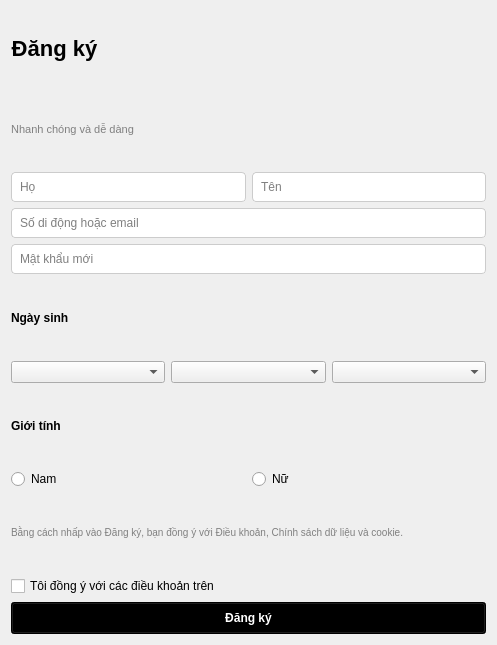
<?xml version="1.0" encoding="UTF-8"?>
<ui version="4.0">
 <class>Form</class>
 <widget class="QWidget" name="Form">
  <property name="geometry">
   <rect>
    <x>0</x>
    <y>0</y>
    <width>497</width>
    <height>645</height>
   </rect>
  </property>
  <property name="styleSheet">
   <string notr="true">
    QLabel#title {
        font-size: 22px;
        font-weight: bold;
    }
    QLabel#subtitle {
        color: gray;
        font-size: 11px;
    }
    QLineEdit {
        padding: 6px;
        border: 1px solid #ccc;
        border-radius: 4px;
    }
    QPushButton {
        background-color: #000;
        color: white;
        padding: 8px;
        font-weight: bold;
    }
   </string>
  </property>
  <layout class="QVBoxLayout">
   <item alignment="Qt::AlignLeft">
    <widget class="QLabel" name="title">
     <property name="text">
      <string>Đăng ký</string>
     </property>
     <property name="alignment">
      <set>Qt::AlignCenter</set>
     </property>
    </widget>
   </item>
   <item alignment="Qt::AlignLeft">
    <widget class="QLabel" name="subtitle">
     <property name="text">
      <string>Nhanh chóng và dễ dàng</string>
     </property>
     <property name="alignment">
      <set>Qt::AlignCenter</set>
     </property>
    </widget>
   </item>
   <item>
    <layout class="QHBoxLayout">
     <item>
      <widget class="QLineEdit" name="txtHo">
       <property name="placeholderText">
        <string>Họ</string>
       </property>
      </widget>
     </item>
     <item>
      <widget class="QLineEdit" name="txtTen">
       <property name="placeholderText">
        <string>Tên</string>
       </property>
      </widget>
     </item>
    </layout>
   </item>
   <item>
    <widget class="QLineEdit" name="txtContact">
     <property name="placeholderText">
      <string>Số di động hoặc email</string>
     </property>
    </widget>
   </item>
   <item>
    <widget class="QLineEdit" name="txtPassword">
     <property name="echoMode">
      <enum>QLineEdit::Password</enum>
     </property>
     <property name="placeholderText">
      <string>Mật khẩu mới</string>
     </property>
    </widget>
   </item>
   <item>
    <widget class="QLabel" name="label">
     <property name="styleSheet">
      <string>font-weight: bold;</string>
     </property>
     <property name="text">
      <string>Ngày sinh</string>
     </property>
    </widget>
   </item>
   <item>
    <layout class="QHBoxLayout">
     <item>
      <widget class="QComboBox" name="cbDay"/>
     </item>
     <item>
      <widget class="QComboBox" name="cbMonth"/>
     </item>
     <item>
      <widget class="QComboBox" name="cbYear"/>
     </item>
    </layout>
   </item>
   <item>
    <widget class="QLabel" name="label">
     <property name="styleSheet">
      <string>font-weight: bold;</string>
     </property>
     <property name="text">
      <string>Giới tính</string>
     </property>
    </widget>
   </item>
   <item>
    <layout class="QHBoxLayout">
     <item>
      <widget class="QRadioButton" name="rbNam">
       <property name="text">
        <string>Nam</string>
       </property>
      </widget>
     </item>
     <item>
      <widget class="QRadioButton" name="rbNu">
       <property name="text">
        <string>Nữ</string>
       </property>
      </widget>
     </item>
    </layout>
   </item>
   <item>
    <widget class="QLabel" name="label">
     <property name="styleSheet">
      <string>font-size:10px; color:gray;</string>
     </property>
     <property name="text">
      <string>Bằng cách nhấp vào Đăng ký, bạn đồng ý với Điều khoản, Chính sách dữ liệu và cookie.</string>
     </property>
     <property name="wordWrap">
      <bool>true</bool>
     </property>
    </widget>
   </item>
   <item>
    <widget class="QCheckBox" name="chkAgree">
     <property name="text">
      <string>Tôi đồng ý với các điều khoản trên</string>
     </property>
    </widget>
   </item>
   <item>
    <widget class="QPushButton" name="btnRegister">
     <property name="text">
      <string>Đăng ký</string>
     </property>
    </widget>
   </item>
  </layout>
 </widget>
 <resources/>
 <connections/>
</ui>
